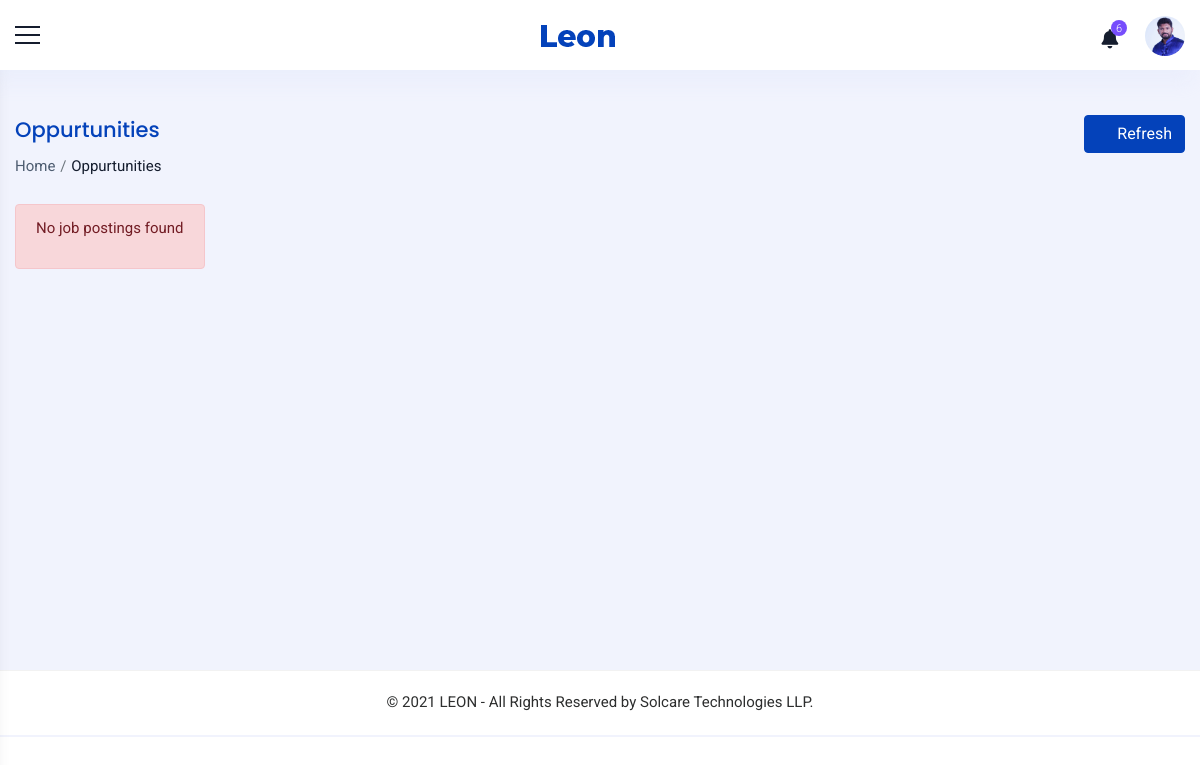
Before: /staff/jobs/ (signed in) with the older database file.
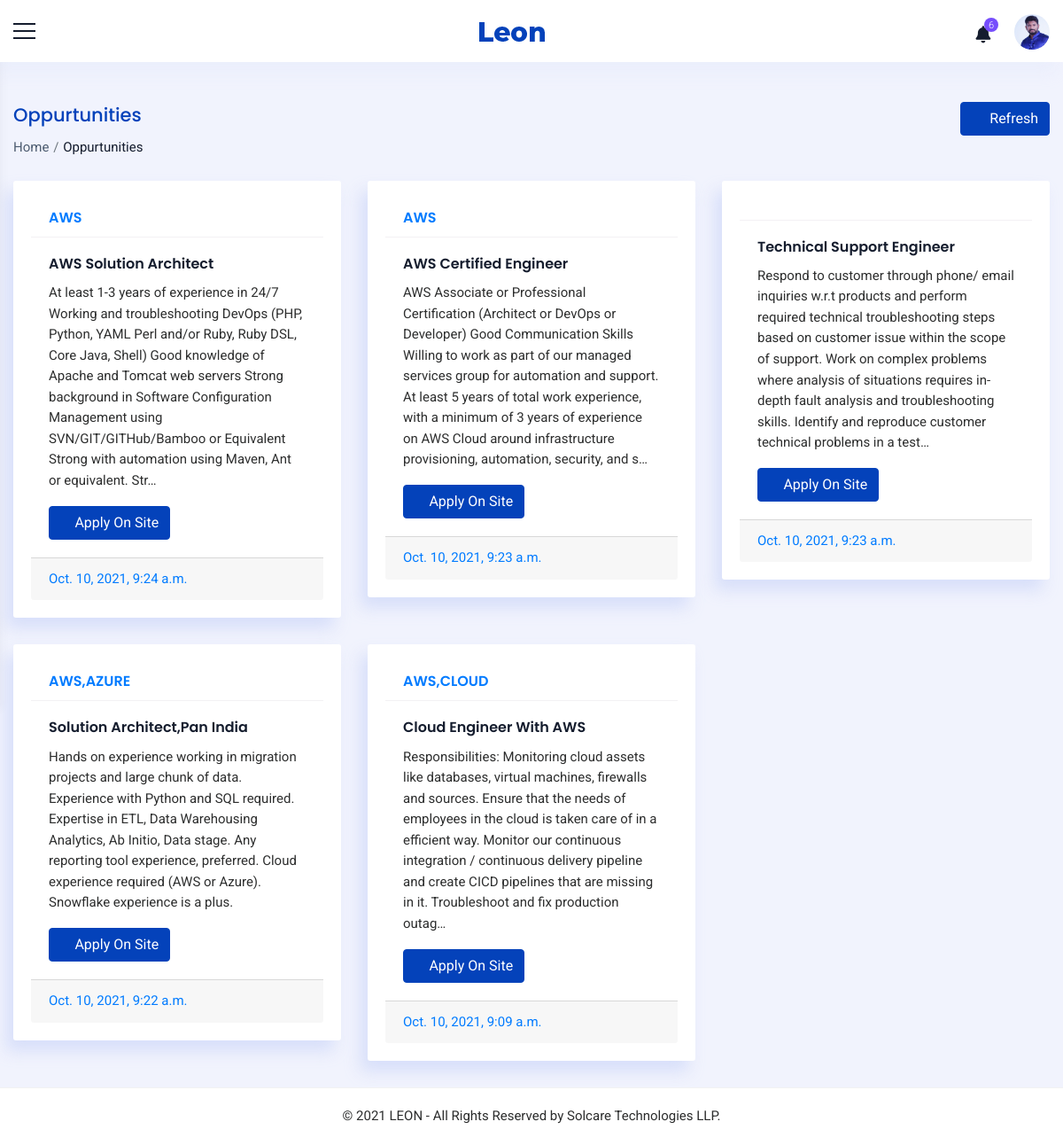
After: the same page with the newer database file.
### accounts/models.py (models this page shows, shortened)
class Staff(models.Model):
    value= (
    ('1', 'Operations'),
    ('2', 'Sales'),
    ('3', 'Trainer'),
    ('4', 'Admin'),
    ('5', 'Operations Manager'),
    ('6', 'Sales Manager'),
    )
    user = models.OneToOneField(User,on_delete=models.PROTECT,null=True,blank=True)
    name = models.CharField(max_length=100,null=True, blank=True)
    empid = models.CharField(max_length=100,null=True, blank=True)
    mobile = models.CharField(max_length=10,null=True, blank=True)
    email = models.EmailField(max_length=200,null=True, blank=True)
    sex = models.CharField(max_length=10,null=True,choices=sex_choices, blank=True)
    dob = models.DateField(null=True, blank=True)
    doj = models.DateField(null=True, blank=True)
    blood_group = models.CharField(max_length=100,null=True, blank=True,choices=groups)
    house = models.CharField(max_length=100,null=True, blank=True)
    street =models.CharField(max_length=100,null=True, blank=True)
    street2 =models.CharField(max_length=100,null=True, blank=True)
    city = models.CharField(max_length=100,null=True, blank=True)
    state = models.CharField(max_length=100,null=True,choices=state, blank=True)
    pin = models.CharField(max_length=100,null=True,blank=True)
    stype = models.CharField(max_length=100,null=True,choices=value, blank=True)
    status = models.CharField(max_length=20,choices=(('Active','Active'),('Inactive','Inactive')),default='Active')
    profile_pic = models.ImageField(null=True, blank=True,upload_to='images/dp/',default='accounts/static/images/user3.png')
    facebook = models.CharField(max_length=1000, null=True, blank=True)
    linkedin = models.CharField(max_length=1000, null=True, blank=True)
    instagram = models.CharField(max_length=1000, null=True, blank=True)
    approval = models.BooleanField(null=True, blank=True, default=False)

class Job(models.Model):
    tags = models.CharField(max_length=500,null=True, blank=True)
    title = models.CharField(max_length=500,null=True, blank=True)
    description = models.TextField(max_length=2000,null=True, blank=True)
    timestamp = models.DateTimeField(null=True, blank=True)
    link = models.URLField(max_length=2000,null=True, blank=True)
    approval = models.CharField(max_length=20,null=True, blank=True,choices=approval_choices)

### accounts/views.py (the view)
# urls.py: path('staff/jobs/',Jobs.as_view(),name='jobs'),
class Jobs(View):
    def get(self, request):
        user = request.user
        if user.is_authenticated:
            staff = Staff.objects.get(user=request.user)
            job = Job.objects.filter(approval="Approved").order_by('-timestamp')
            page = Pagination(request,job,6)
            context = {'staff':staff,'job':page}
            return render(request,'common/jobs.html',context)
        else:
            return redirect('home')

### accounts/functions.py (called while the page is built)
def Pagination(request,object,count):
    p = Paginator(object,count)
    page_num = request.GET.get('page',1)
    try:
        page = p.page(page_num)
    except EmptyPage:
        page = p.page(1)
    return (page)

### accounts/templates/common/jobs.html (shortened to what this page needs)
{% extends 'common/main.html' %}
{% load static %}
{% block content %}
{% include 'common/header.html' %}
<div class="container_full">
    <div class="content_wrapper bg_homebefore inner-wrapper tables-sec">
        <div class="container-fluid">
            <div class="breadcrumbbar">
                <div class="row">
                    <div class="col-md-8 col-lg-8">
                        <h4 class="page-title">Oppurtunities</h4>
                        <div class="breadcrumb-list">
                            <ol class="breadcrumb">
                                <li class="breadcrumb-item"><a href="{% url 'home' %}">Home</a></li>
                                <li class="breadcrumb-item active" aria-current="page">Oppurtunities</li>
                            </ol>
                        </div>
                    </div>
                    <div class="col-md-4 col-lg-4 mr-0">
                        <div class="widgetbar">
                            <button class="btn btn-primary" onclick="window.location.reload()"><i class="ti ti-reload mr-2"></i>Refresh</button>
                        </div>
                    </div>
                </div>
            </div>
          <div class="row">
            {% for i in job %}
            <div class="col-md-6 col-lg-6 col-xl-4">
              <div class="card m-b-30">
                <div class="card-header bg-primary-rgba">
                  <h5 class="card-title text-primary" style="text-transform: uppercase;">{{i.tags}}</h5>
                </div>
                <div class="card-body">
                  <h5 class="card-title font-18">{{i.title}}</h5>
                  <p class="card-text">{{i.description|truncatechars:350}}</p>
                  <a href="{{i.link}}" target='_blank' class="btn btn-primary"><i class="ti ti-new-window"></i> Apply On Site</a> </div>
                <div class="card-footer bg-primary-rgba text-primary"> {{i.timestamp}} </div>
              </div>
            </div>
            {% empty %}
            <div class="alert alert-danger" role="alert" style="margin-left: 15px;">
              <p>No job postings found</p>
            </div>
            {% endfor %}
          </div>
        </div>
    </div>
    {% include 'common/footer.html' %}
</div>
{% endblock %}

### accounts/templates/common/main.html (shortened to what this page needs)
{% load static %}
<!doctype html>
<html>
<head>
<link href="{% static 'css/plugins.css' %}" rel="stylesheet" >
<link href="{% static 'css/style.css' %}" rel="stylesheet">
<link rel="stylesheet" href="https://unpkg.com/@icon/themify-icons/themify-icons.css">
<link rel="stylesheet" href="https://cdnjs.cloudflare.com/ajax/libs/font-awesome/6.0.0-beta2/css/all.min.css" />
</head>
<body>
<div class="wrapper">
    {% block content %}
    {% endblock %}
</div>
</body>
</html>

### accounts/templates/common/header.html (shortened to what this page needs)
{% load static %}
<div class="header-bg">
    <header class="main-header">
      <div class="container_header phone_view border_top_bott">
        <div class="row">
          <div class="col-md-12 d-flex justify-content-between align-items-center">
            <div class="menu-icon"> <a href="javascript:void(0)" class="menu-toggler sidebar-toggler"></a> </div>
            <div class="logo d-flex align-items-center justify-content-center"> <a href="javascript:void(0)"> <strong
                  class="logo_icon"> <img src="{% static 'images/small-logo.png' %}" alt=""> </strong>  </a> </div>
            <div class="right_detail">
              <div class="row d-flex align-items-center justify-content-end">
                <div class="col-xl-12 col-12 d-flex justify-content-end">
                  <div class="right_bar_top d-flex align-items-center">
                    {% include 'common/notifications.html' %}
                    <div class="dropdown dropdown-user"> <a href="javascript:void(0)" class="dropdown-toggle"
                        data-toggle="dropdown" data-hover="dropdown" data-close-others="true" aria-expanded="true"> <img
                          class="img-circle pro_pic" src="{{staff.profile_pic.url}}" alt="{{staff.name}}"> </a>
                    </div>
                  </div>
                </div>
              </div>
            </div>
          </div>
        </div>
      </div>
    </header>
  </div>

### accounts/templates/common/notifications.html (shortened to what this page needs)
<div class="dropdown dropdown-notification"> <a href="javascript:void(0)" class="dropdown-toggle"
    data-toggle="dropdown" data-hover="dropdown" data-close-others="true" aria-expanded="false"> <i
      class="fa fa-bell"></i> <span class="badge_coun"> 6 </span> </a>
</div>

### accounts/templates/common/footer.html
<div class="row">
    <div class="col-lg-12">
      <div class="footerbar">
        <footer class="footer">
          <p class="mb-0">© <span id="year"></span> LEON - All Rights Reserved by Solcare Technologies LLP.</p>
        </footer>
      </div>
    </div>
  </div>

### accounts/static/css/style.css (style rules this page uses)
* { margin: 0; padding: 0; }
body { font-family: 'Roboto', sans-serif; font-size: 15px; line-height: 1.57143; font-weight: 400; color: #2d2e2e; }
h1, h2, h3, h4, h5, h6 { font-family: Poppins, sans-serif; margin-top: 0; font-weight: 600; color: #151d2e; }
a { color: #2d2e2e; transition: all 0.3s ease 0s; }
a, a:hover, a:active, a:focus { outline: none; text-decoration: none; }
i { transition: all 0.4s ease-in-out 0s; }
ul, li { list-style: outside none none; }
.img-circle { border-radius: 50%; }
.m-b-30 { margin-bottom: 30px; }
.card-title { font-size: 16px; }
.btn-primary { color: #ffffff; background-color: #0442ba; border-color: #0442ba; box-shadow: none; }
.container_full { background: #f1f3fd; margin-top: 70px; position: relative; min-height: calc(100vh - 133px); overflow-x: hidden; }
.content_wrapper { margin-left: 0; margin-right: 0px; margin-top: 0; min-height: 600px; padding: 25px 0px 0px 0px; position: relative; }
.bg_homebefore { position: relative; }
.content_wrapper { padding-top: 25px; transition: all 0.3s; margin-left: 0px; }
.card { border-radius: 3px; background-color: #ffffff; box-shadow: -8px 12px 18px 0 rgba(209, 218, 249, 0.8); border: none; }
.card-header { border-bottom: 1px solid transparent; background-color: transparent; }
.breadcrumbbar { margin: 20px 0 25px; padding: 0; background-color: transparent; border-radius: 3px; }
.breadcrumbbar .page-title { color: #0442ba; font-size: 21px; font-weight: 500; line-height: 30px; margin-bottom: 10px; }
.breadcrumbbar .breadcrumb-list { text-align: left; }
.breadcrumbbar .breadcrumb { margin: 0; padding: 0; display: inline-flex; background-color: transparent; }
.breadcrumbbar .breadcrumb .breadcrumb-item a { color: #4e5d71; }
.breadcrumbbar .breadcrumb .breadcrumb-item.active { color: #151d2e; }
.breadcrumbbar .breadcrumb-item + .breadcrumb-item { padding-left: 0.3rem; }
.breadcrumbbar .breadcrumb-item + .breadcrumb-item::before { padding-right: 0.3rem; }
.breadcrumbbar .widgetbar { text-align: right; }
.inner-wrapper .card-header { border-bottom: 1px solid rgba(82, 63, 105, 0.07) !important; }
.inner-wrapper .card-header .card-title { margin: 0; }
.tables-sec .card { padding: 20px; }
.footerbar { padding: 20px 30px; text-align: center; background-color: #ffffff; border-top: 1px solid rgba(0, 0, 0, 0.05); }

Changed rows visible on the page:
added Job: tags "AWS", title "AWS Solution Architect", description "At least 1-3 years of experience in 24/7 Working and troubleshooting DevOps (PHP, Python, YAML Perl and/or Ruby, Ruby DSL, Core Java, Shell) Good knowledge of Apache and Tomcat web servers Strong background in Software Configuration Management using SVN/GIT/GITHub/Bamboo or Equivalent Strong with automation using Maven, Ant or equivalent. Str…", timestamp "Oct. 10, 2021, 9:24 a.m."
added Job: tags "AWS", title "AWS Certified Engineer", description "AWS Associate or Professional Certification (Architect or DevOps or Developer) Good Communication Skills Willing to work as part of our managed services group for automation and support. At least 5 years of total work experience, with a minimum of 3 years of experience on AWS Cloud around infrastructure provisioning, automation, security, and s…", timestamp "Oct. 10, 2021, 9:23 a.m."
added Job: title "Technical Support Engineer", description "Respond to customer through phone/ email inquiries w.r.t products and perform required technical troubleshooting steps based on customer issue within the scope of support. Work on complex problems where analysis of situations requires in-depth fault analysis and troubleshooting skills. Identify and reproduce customer technical problems in a test…", timestamp "Oct. 10, 2021, 9:23 a.m."
added Job: tags "AWS,AZURE", title "Solution Architect,Pan India", description "Hands on experience working in migration projects and large chunk of data. Experience with Python and SQL required. Expertise in ETL, Data Warehousing Analytics, Ab Initio, Data stage. Any reporting tool experience, preferred. Cloud experience required (AWS or Azure). Snowflake experience is a plus.", timestamp "Oct. 10, 2021, 9:22 a.m."
added Job: tags "AWS,CLOUD", title "Cloud Engineer With AWS", description "Responsibilities: Monitoring cloud assets like databases, virtual machines, firewalls and sources. Ensure that the needs of employees in the cloud is taken care of in a efficient way. Monitor our continuous integration / continuous delivery pipeline and create CICD pipelines that are missing in it. Troubleshoot and fix production outag…", timestamp "Oct. 10, 2021, 9:09 a.m."
Other visible differences:
text no longer shown: "No job postings found"
